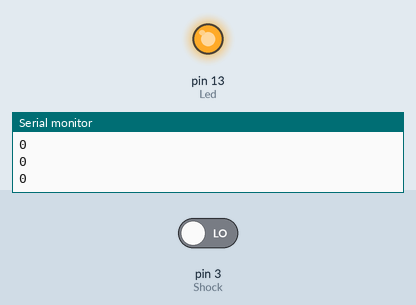
The sketch below on a simulated Arduino Uno, built with avr-gcc and run on an emulated ATmega328P. Parts: output pins drawn as LEDs (lit = HIGH), the last lines printed to the serial monitor. The test bench sets the inputs (shaded band); at power-on: pin 3 (Shock) LOW.

Above: at 1.2 s.
1.3 s: pin 3 (Shock) driven HIGH
At 1.7 s:
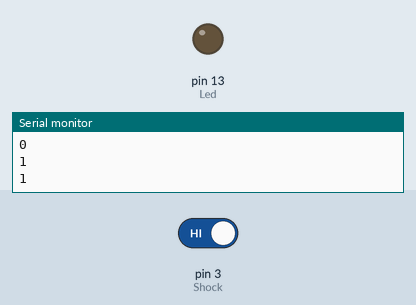
2.9 s: pin 3 (Shock) driven LOW
At 4.2 s:
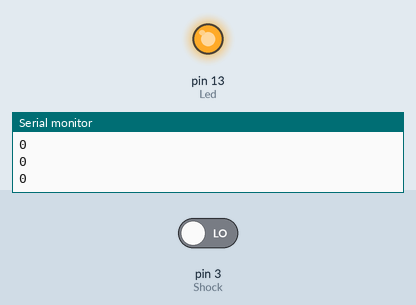
Timing chart, 0 to 5.9 s (numbered marks = the images above; inputs shaded):
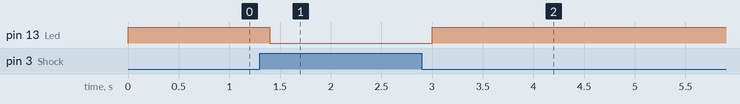

Measured:
- after the input at 1.3 s, pin 13 (Led): HIGH → LOW after 0.10 s
- after the input at 2.9 s, pin 13 (Led): LOW → HIGH after 0.10 s

The sketch:

sensor_de_impacto_TAP.ino
```cpp
// TAP SENSOR - SENSOR DE IMPACTO O SENSOR DE GOLPES KY-031
// Sensor de impacto que recoge los golpes que se dan a en
// la superficie en la que esta el sensor
//
// El sensor es muy poco sensible, tienen que ser golpes muy fuertes
// se ve mejor la variacion del impacto con una entrada digital y
// el Serial Ploter
//
// La pata S se conecta a una salida digital
//
// VCC 5 voltios

int Led = 13 ; // define LED Interface
int Shock = 3; // define the percussion Sensor Interface
int val ; // define numeric variables val

void setup ()
{
  Serial.begin(9600);
  pinMode (Led, OUTPUT) ; // define LED as output interface
  pinMode (Shock, INPUT) ; // define knock sensor output interface
}
void loop ()
{
  val = digitalRead (Shock) ; // read digital interface is assigned a value of 3 val
  Serial.println(val);
  if (val == HIGH) // When the percussion when the sensor detects a signal, LED flashes
  {
    digitalWrite (Led, LOW);
  }
  else
  {
    digitalWrite (Led, HIGH);
  }
  delay(200);
}
```
